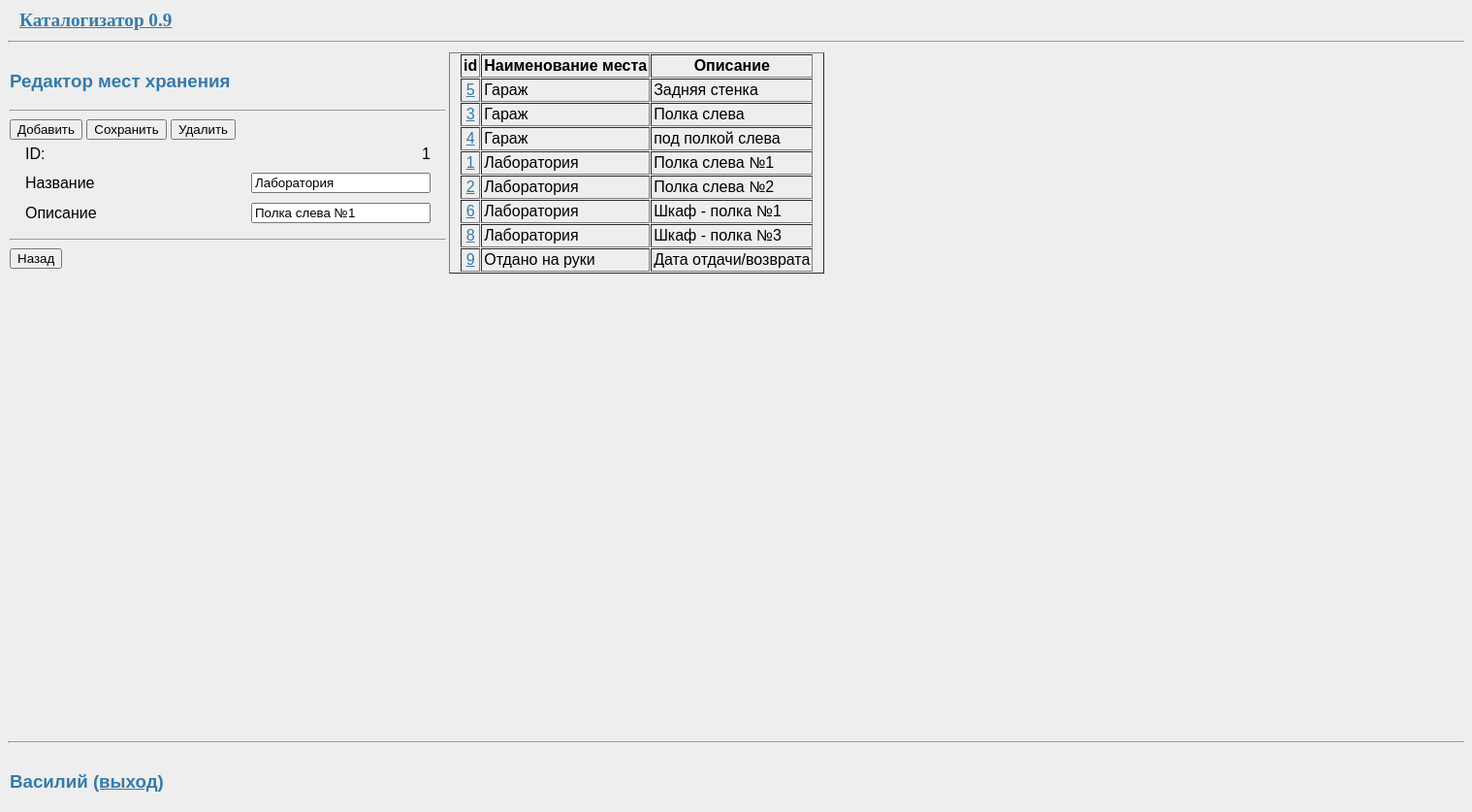
The page /edit/place/1 (signed in) on the database its author committed.
### -temp/data/place.py (models this page shows, shortened)
class Place(SqlAlchemyBase, SerializerMixin):
    __tablename__ = 'place'
    STATUS_INITIAL = 1
    id = Column(Integer, primary_key=True)
    name = Column(String)
    param = Column(String)
    items = orm.relation("Items", back_populates='place')

### -temp/data/users.py (models this page shows, shortened)
class User(SqlAlchemyBase, UserMixin, SerializerMixin):
    __tablename__ = 'users'
    id = Column(Integer, primary_key=True, autoincrement=True)
    name = Column(String, nullable=True)
    fullname = Column(String, nullable=True)
    hashed_password = Column(String, nullable=True)
    created_date = Column(DateTime, default=dt.datetime.now)

### -temp/main.py (the view, shortened to what this page needs)
@app.route('/edit/place/<int:place_id>', methods=['GET', 'POST'])
@login_required
def editplace(place_id):
    box = AddPlace(place_id)
    db_sess = db_session.create_session()
    spis = db_sess.query(Place).order_by(Place.name, Place.param).all()
    session['update_spis'] = True
    return render_template("addplace.html", form=box, items=spis)

### -temp/data/addbox.py
class AddPlace(FlaskForm):
    name = StringField('Название', validators=[DataRequired()])
    param = StringField('Описание', validators=[DataRequired()])
    add_btn = SubmitField('Добавить')
    del_btn = SubmitField('Удалить')
    edit_btn = SubmitField('Сохранить')
    def __init__(self, box_id=0, *args, **kwargs):
        super(AddPlace, self).__init__(*args, **kwargs)
        sess = db_session.create_session()
        obj = sess.query(Place).filter(Place.id == box_id).first()
        if obj:
            self.place_id = obj.id
            self.name.data = obj.name
            self.param.data = obj.param
        else:
            self.place_id = 0

### -temp/data/db_session.py (called while the page is built)
def create_session() -> Session:
    global __factory
    return __factory()

### -temp/main.py (called while the page is built)
@login_manager.user_loader
def load_user(user_id):
    db_sess = db_session.create_session()
    return db_sess.query(User).get(user_id)

@app.after_request
def after_request_callback( responce ):
    return responce

### -temp/templates/addplace.html (shortened to what this page needs)
{% extends "base.html" %}
{% block left_column %}
    <a align="left"><h3>Редактор мест хранения</h3></a>
    <form action="" method="post">
        <table border="0" cellpadding="4" cellspacing="2"  style="padding-left: 10px; padding-right: 10px">
            <tbody>
                <tr>
                    <td align="left">ID:</td>
                    <td align="right" style="width: 500px">{{ form.place_id|int }}</td>
                </tr>
                <tr>
                    <td align="left">{{ form.name.label }}</td>
                    <td align="right" style="width: 500px">{{ form.name }}</td>
                </tr>
                <tr>
                    <td align="left">{{ form.param.label }}</td>
                    <td align="right">{{ form.param }}</td>
                </tr>
                <tr> <hr>
                    <a>{{ form.add_btn(type="submit", class="btn btn-primary") }} </a>
                    {% if form.place_id > 0 %}
                        <a>{{ form.edit_btn(type="submit", class="btn btn-primary") }} </a>
                        <a>{{ form.del_btn(type="submit", class="btn btn-primary") }}</a>
                    {% endif %}
                </tr>
           </tbody>
        </table>
        <hr>
                    <a><input type="button" value="Назад" onclick="location.href = '/viewtable'" /> </a>
    </form>
{% endblock %}
{% block content %}
    <div class="col-md6 border rounded">
        <table border="1" cellpadding="2" cellspacing="1"  style="padding-left: 10px; padding-right: 10px">
            <tbody>
                <thead>
                    <tr>
                        <th scope="col">id</th>
                        <th scope="col">Наименование места</th>
                        <th scope="col">Описание</th>
                    </tr>
                </thead>
                {% for item in items %}
                <tr>
                    <td align="center">
                        <a class="navbar-brand" href="/edit/place/{{item.id}}">{{item.id}}</a>
                    </td>
                    <td>{{item.name}}</td>
                    <td>{{item.param}}</td>
                </tr>
                {% endfor %}
           </tbody>
        </table>
    </div>
{% endblock %}

### -temp/templates/base.html (shortened to what this page needs)
<!doctype html>
<html lang="en">
<body>
    <link rel= "stylesheet" type= "text/css" href= "/static/styles/style.css">
    <table border="0" cellpadding="1" cellspacing="1" style="width: 1300px">
        <tbody>
            <tr>
                <td style="width: 300px">
                    <h2>
                      <a class="btn btn-success" href="/about" style="padding-left: 10px; \
                            padding-right: 10px">Каталогизатор 0.9</a>
                    </h2>
                </td>
                <td>{% block header01 %}{% endblock %}</td>
                <td></td>
                <td>{% block header03 %}{% endblock %}</td>
                <td>{% block header04 %}{% endblock %}</td>
                <td>{% block header05 %}{% endblock %}</td>
                <td>{% block header06 %}{% endblock %}</td>
                <td>{% block header07 %}{% endblock %}</td>
            </tr>
        </tbody>
    </table>
    <hr>
    <table border="0" cellpadding="1" cellspacing="1" style="width: 1500px">
        <tbody>
            <tr>
                <td style="vertical-align: top; width: 450px">{% block left_column %}{% endblock %}</td>
                <td border="1" style="vertical-align: top">
                    <div style="height:700px; overflow-y: scroll;">
                        {% block content %}{% endblock %}
                    </div>
                </td>
            </tr>
        </tbody>
    </table>
    <hr>
    <table align="left" border="0" cellpadding="1" cellspacing="1" style="width: 500px">
        <tbody>
            <tr>
                <td style="width: 400px">{% block footer01 %}
                                        <h3>
                    {% if current_user.is_authenticated %}
                          <a>{{ current_user.fullname }}</a>
                          <a class="navbar-brand" href="/logout">(выход)</a>
                    </h3>
                    {% endif %}
                    {% endblock %}</td>
                <td>{% block footer02 %}{% endblock %}</td>
                <td>{% block footer03 %}{% endblock %}</td>
                <td style="width: 200px"></td>
            </tr>
        </tbody>
    </table>
</body>
</html>

### -temp/static/styles/style.css (style rules this page uses)
body { font-family: sans-serif; background: #eee; }
a, h1, h2 { color: #377ba8; }
h1, h2 { font-family: 'Georgia', serif; margin: 0; }
h2 { font-size: 1.2em; }

### rows shown on the page
Place: name "Лаборатория", param "Полка слева №1", id "1"
Place: id "5", name "Гараж", param "Задняя стенка"
Place: id "3", name "Гараж", param "Полка слева"
Place: id "4", name "Гараж", param "под полкой слева"
Place: id "2", name "Лаборатория", param "Полка слева №2"
Place: id "6", name "Лаборатория", param "Шкаф - полка №1"
Place: id "8", name "Лаборатория", param "Шкаф - полка №3"
Place: id "9", name "Отдано на руки", param "Дата отдачи/возврата"
User: fullname "Василий"
